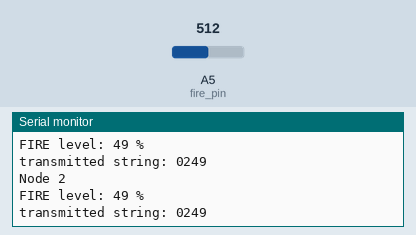
A sketch run on a simulated Arduino Uno, built with avr-gcc and run on an emulated ATmega328P. Parts: the last lines printed to the serial monitor. Inputs (shaded band) come from the test bench; at power-on: A5 (fire_pin) = 512. No radio packets arrive unless stated.

Above: at 1.3 s.
1.4 s: A5 (fire_pin) set to 716
At 2.1 s:
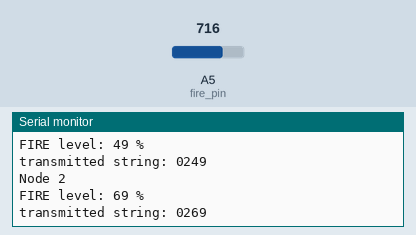
2.9 s: A5 (fire_pin) set to 900
At 3.8 s:
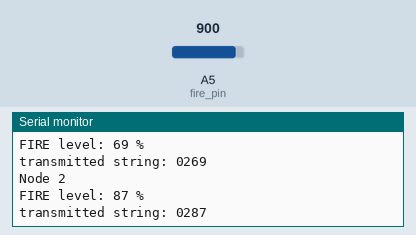
Timing chart, 0 to 5.9 s (numbered marks = the images above; inputs shaded):
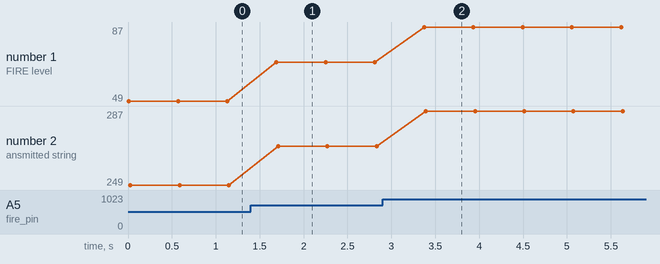

The sketch:

Node2_TX.ino
```cpp
#include <VirtualWire.h>
#define fire_pin 5

const int transmit_pin = 11;
char str1[3];
char node[3] = "02"; // node number. change this node number for
char trnsmit_str[4];// different node
void setup()
{
    vw_set_tx_pin(transmit_pin);
    vw_set_ptt_inverted(true);
    vw_setup(2000);             // Bits per sec
    Serial.begin(9600);
//    pinMode(led_pin, OUTPUT);
}
void loop()
{
  int fire,fire_level;
  fire=analogRead(fire_pin);
  fire_level=map(fire,0,1023,0,99);   // map them in the range between 0 to 99%
  Serial.println("Node 2");   // serially print all values
  Serial.print("FIRE level: ");    // for debugging
  Serial.print(fire_level);
  Serial.println(" %");     // Flash a light to show transmitting
  itoa(fire_level,str1,10);      // convert all 2 digit values into
  strcpy(trnsmit_str,node);   // one string
  strcat(trnsmit_str,str1);
  Serial.print("transmitted string: ");
  Serial.println(trnsmit_str);
  vw_send((uint8_t *)trnsmit_str, 4);
  vw_wait_tx();         // Wait until the whole message is gone
  delay(500);
}
```

Measured:
- after the input at 1.4 s, the serial monitor: prints a new line after 0.29 s (image 1)
- after the input at 2.9 s, the serial monitor: prints a new line after 0.47 s (image 2)
- plotted number 1: 49 → 69 after the input at 1.4 s, 69 → 87 after the input at 2.9 s
- plotted number 2: 249 → 269 after the input at 1.4 s, 269 → 287 after the input at 2.9 s
